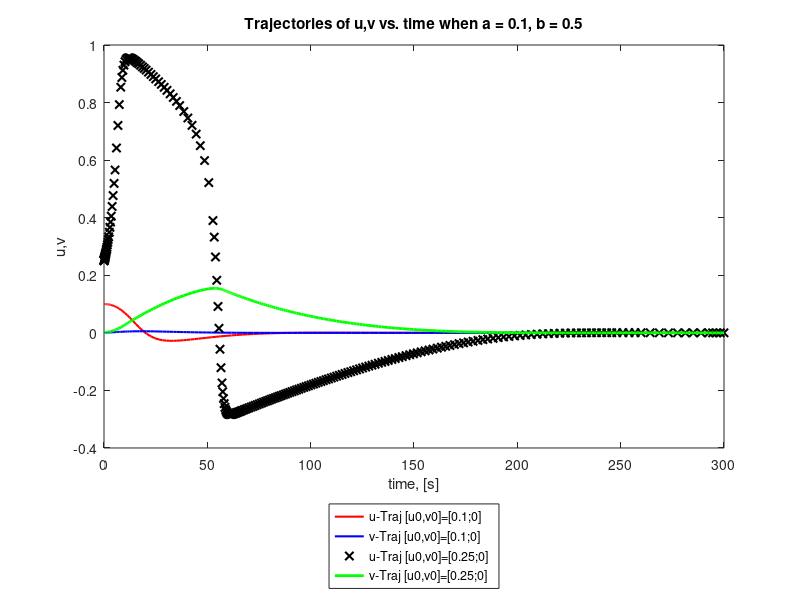

The MATLAB script that drew this image:
function FitzHugh_wrt

u = -0.5:0.05:1.5; v = -0.05:0.01:0.2;

%% Constants %%
a = 0.1;
b = 0.5;
e = 0.01;

fu = @(t,u,v) (a-u).*(u-1).*u-v;
fv = @(t,u,v) e.*(b*u-v);

%% Initial Condition of u(0) = 0.1; v(0) = 0 %%
dXdt1 =@(t,X) [((a-X(1)).*(X(1)-1).*X(1))-X(2);  e.*(b*X(1)-X(2))];
[t,Xout] = ode45(dXdt1,[0 300],[0.1;0]);
plot(t,Xout(:,1),'r','linewidth',1.5)   %% u trajectory
hold on
plot(t,Xout(:,2),'b','linewidth',1.5)  %% v trajectory
hold on

%% Initial Condition of u(0) = 0.25; v(0) = 0 %%

dXdt2 =@(t,X) [((a-X(1)).*(X(1)-1).*X(1))-X(2);  e.*(b*X(1)-X(2))];
[t,Xout] = ode45(dXdt2,[0 300],[0.25;0]);
plot(t,Xout(:,1),'kx','linewidth',1.5) %% u trajectory
hold on
plot(t,Xout(:,2),'g','linewidth',2) %% v trajectory
hold on

xlabel('time, [s]')
ylabel('u,v')
title('Trajectories of u,v vs. time when a = 0.1, b = 0.5')
legend('u-Traj [u0,v0]=[0.1;0]','v-Traj [u0,v0]=[0.1;0]','u-Traj [u0,v0]=[0.25;0]','v-Traj [u0,v0]=[0.25;0]','Location','southoutside')


end
